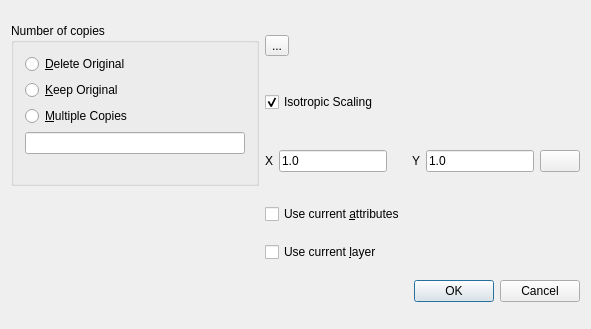
<?xml version="1.0" encoding="UTF-8"?>
<ui version="4.0">
 <class>QG_DlgScale</class>
 <widget class="QDialog" name="QG_DlgScale">
  <property name="geometry">
   <rect>
    <x>0</x>
    <y>0</y>
    <width>591</width>
    <height>329</height>
   </rect>
  </property>
  <property name="sizePolicy">
   <sizepolicy hsizetype="Minimum" vsizetype="Minimum">
    <horstretch>0</horstretch>
    <verstretch>0</verstretch>
   </sizepolicy>
  </property>
  <property name="minimumSize">
   <size>
    <width>300</width>
    <height>190</height>
   </size>
  </property>
  <property name="windowTitle">
   <string>Scaling Options</string>
  </property>
  <layout class="QGridLayout" name="gridLayout">
   <item row="0" column="0" rowspan="3">
    <widget class="QGroupBox" name="bgNumber">
     <property name="title">
      <string>Number of copies</string>
     </property>
     <layout class="QVBoxLayout">
      <item>
       <widget class="QRadioButton" name="rbDeleteOrigin">
        <property name="sizePolicy">
         <sizepolicy hsizetype="Minimum" vsizetype="Preferred">
          <horstretch>0</horstretch>
          <verstretch>0</verstretch>
         </sizepolicy>
        </property>
        <property name="minimumSize">
         <size>
          <width>0</width>
          <height>18</height>
         </size>
        </property>
        <property name="text">
         <string>&amp;Delete Original</string>
        </property>
       </widget>
      </item>
      <item>
       <widget class="QRadioButton" name="rbCopy">
        <property name="sizePolicy">
         <sizepolicy hsizetype="Minimum" vsizetype="Preferred">
          <horstretch>0</horstretch>
          <verstretch>0</verstretch>
         </sizepolicy>
        </property>
        <property name="minimumSize">
         <size>
          <width>0</width>
          <height>18</height>
         </size>
        </property>
        <property name="text">
         <string>&amp;Keep Original</string>
        </property>
       </widget>
      </item>
      <item>
       <widget class="QRadioButton" name="rbMultiCopy">
        <property name="sizePolicy">
         <sizepolicy hsizetype="Minimum" vsizetype="Preferred">
          <horstretch>0</horstretch>
          <verstretch>0</verstretch>
         </sizepolicy>
        </property>
        <property name="minimumSize">
         <size>
          <width>0</width>
          <height>18</height>
         </size>
        </property>
        <property name="text">
         <string>&amp;Multiple Copies</string>
        </property>
       </widget>
      </item>
      <item>
       <widget class="QLineEdit" name="leNumber"/>
      </item>
      <item>
       <spacer name="spacer7">
        <property name="orientation">
         <enum>Qt::Orientation::Vertical</enum>
        </property>
        <property name="sizeType">
         <enum>QSizePolicy::Policy::Expanding</enum>
        </property>
        <property name="sizeHint" stdset="0">
         <size>
          <width>20</width>
          <height>16</height>
         </size>
        </property>
       </spacer>
      </item>
     </layout>
    </widget>
   </item>
   <item row="0" column="1">
    <widget class="QToolButton" name="toolButton">
     <property name="text">
      <string>...</string>
     </property>
     <property name="icon">
      <iconset resource="../../../res/extui/extui.qrc">
       <normaloff>:/extui/dlgmodifyscale.png</normaloff>:/extui/dlgmodifyscale.png</iconset>
     </property>
     <property name="iconSize">
      <size>
       <width>80</width>
       <height>80</height>
      </size>
     </property>
    </widget>
   </item>
   <item row="1" column="1">
    <layout class="QHBoxLayout">
     <item>
      <widget class="QCheckBox" name="cbIsotropic">
       <property name="toolTip">
        <string>Scale by the same factor at both x- and y- directions</string>
       </property>
       <property name="text">
        <string>Isotropic Scaling</string>
       </property>
       <property name="checked">
        <bool>true</bool>
       </property>
      </widget>
     </item>
    </layout>
   </item>
   <item row="2" column="1">
    <layout class="QHBoxLayout" name="horizontalLayout">
     <item>
      <widget class="QLabel" name="lFactor">
       <property name="text">
        <string>X</string>
       </property>
       <property name="wordWrap">
        <bool>false</bool>
       </property>
      </widget>
     </item>
     <item>
      <widget class="QLineEdit" name="leFactorX">
       <property name="text">
        <string notr="true">1.0</string>
       </property>
      </widget>
     </item>
     <item>
      <spacer name="horizontalSpacer">
       <property name="orientation">
        <enum>Qt::Orientation::Horizontal</enum>
       </property>
       <property name="sizeHint" stdset="0">
        <size>
         <width>19</width>
         <height>36</height>
        </size>
       </property>
      </spacer>
     </item>
     <item>
      <widget class="QLabel" name="lFactor_2">
       <property name="text">
        <string>Y</string>
       </property>
       <property name="wordWrap">
        <bool>false</bool>
       </property>
      </widget>
     </item>
     <item>
      <widget class="QLineEdit" name="leFactorY">
       <property name="text">
        <string notr="true">1.0</string>
       </property>
       <property name="readOnly">
        <bool>true</bool>
       </property>
      </widget>
     </item>
     <item>
      <widget class="QPushButton" name="bFindFactor">
       <property name="toolTip">
        <string>&lt;html&gt;&lt;head/&gt;&lt;body&gt;&lt;p&gt;Find the scaling ratios around the center by a reference point and a target point.&lt;/p&gt;&lt;/body&gt;&lt;/html&gt;</string>
       </property>
       <property name="text">
        <string/>
       </property>
       <property name="icon">
        <iconset resource="../../../res/extui/extui.qrc">
         <normaloff>:/extui/modifyscale.png</normaloff>:/extui/modifyscale.png</iconset>
       </property>
      </widget>
     </item>
    </layout>
   </item>
   <item row="3" column="1">
    <widget class="QCheckBox" name="cbCurrentAttributes">
     <property name="text">
      <string>Use current &amp;attributes</string>
     </property>
    </widget>
   </item>
   <item row="4" column="1">
    <widget class="QCheckBox" name="cbCurrentLayer">
     <property name="text">
      <string>Use current &amp;layer</string>
     </property>
    </widget>
   </item>
   <item row="5" column="0" colspan="2">
    <widget class="QDialogButtonBox" name="buttonBox">
     <property name="standardButtons">
      <set>QDialogButtonBox::StandardButton::Cancel|QDialogButtonBox::StandardButton::Ok</set>
     </property>
    </widget>
   </item>
  </layout>
 </widget>
 <layoutdefault spacing="6" margin="11"/>
 <resources>
  <include location="../../../res/extui/extui.qrc"/>
 </resources>
 <connections>
  <connection>
   <sender>rbDeleteOrigin</sender>
   <signal>toggled(bool)</signal>
   <receiver>leNumber</receiver>
   <slot>setDisabled(bool)</slot>
   <hints>
    <hint type="sourcelabel">
     <x>20</x>
     <y>20</y>
    </hint>
    <hint type="destinationlabel">
     <x>20</x>
     <y>20</y>
    </hint>
   </hints>
  </connection>
  <connection>
   <sender>rbCopy</sender>
   <signal>toggled(bool)</signal>
   <receiver>leNumber</receiver>
   <slot>setDisabled(bool)</slot>
   <hints>
    <hint type="sourcelabel">
     <x>20</x>
     <y>20</y>
    </hint>
    <hint type="destinationlabel">
     <x>20</x>
     <y>20</y>
    </hint>
   </hints>
  </connection>
  <connection>
   <sender>rbMultiCopy</sender>
   <signal>toggled(bool)</signal>
   <receiver>leNumber</receiver>
   <slot>setEnabled(bool)</slot>
   <hints>
    <hint type="sourcelabel">
     <x>20</x>
     <y>20</y>
    </hint>
    <hint type="destinationlabel">
     <x>20</x>
     <y>20</y>
    </hint>
   </hints>
  </connection>
  <connection>
   <sender>buttonBox</sender>
   <signal>accepted()</signal>
   <receiver>QG_DlgScale</receiver>
   <slot>accept()</slot>
   <hints>
    <hint type="sourcelabel">
     <x>89</x>
     <y>262</y>
    </hint>
    <hint type="destinationlabel">
     <x>20</x>
     <y>20</y>
    </hint>
   </hints>
  </connection>
  <connection>
   <sender>buttonBox</sender>
   <signal>rejected()</signal>
   <receiver>QG_DlgScale</receiver>
   <slot>reject()</slot>
   <hints>
    <hint type="sourcelabel">
     <x>89</x>
     <y>262</y>
    </hint>
    <hint type="destinationlabel">
     <x>20</x>
     <y>20</y>
    </hint>
   </hints>
  </connection>
 </connections>
</ui>
